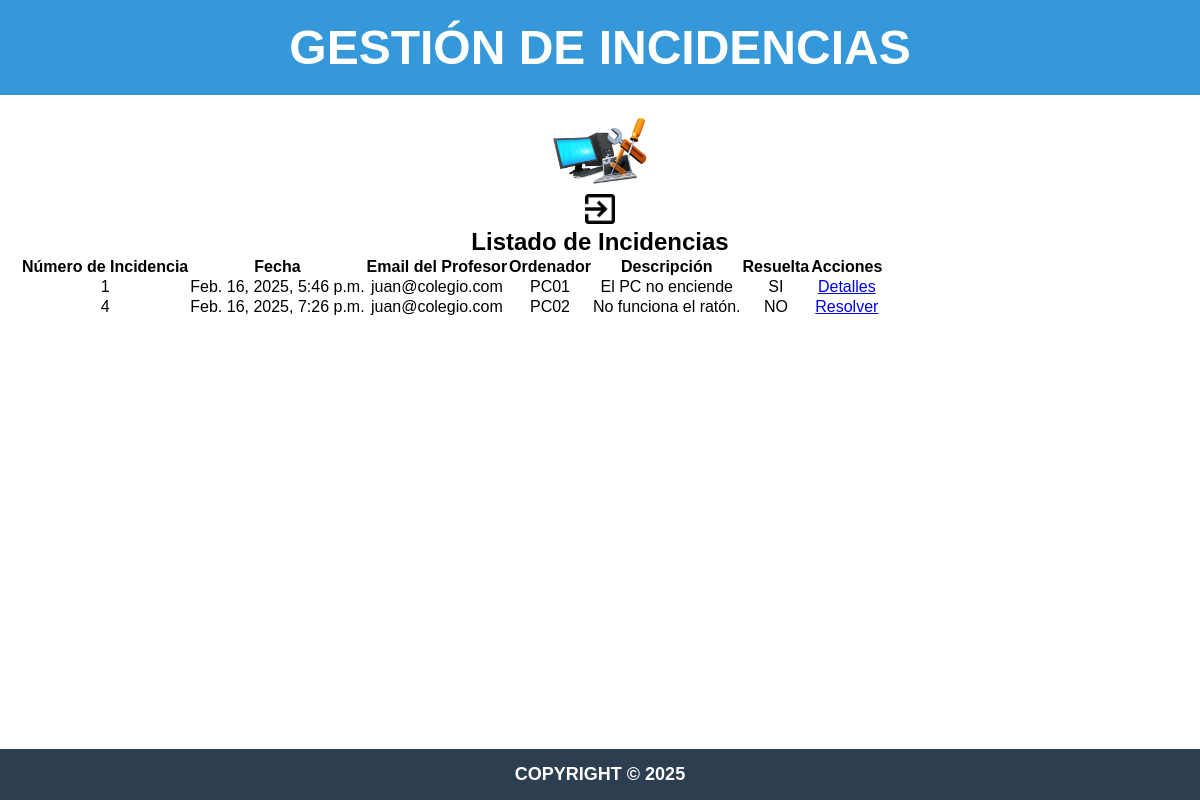
The page /tecnico/tecnico1@colegio.com/ on the database its author committed.
### gestion_inc/models.py (models this page shows)
class Incidencia(models.Model):
    numero = models.AutoField(primary_key=True)
    fecha = models.DateTimeField(auto_now_add=True)
    laboratorio = models.ForeignKey(Laboratorio, on_delete=models.CASCADE)
    numero_ordenador = models.CharField(max_length = 10)
    descripcion = models.TextField()
    profesor = models.ForeignKey(Profesor, on_delete = models.CASCADE)
    resuelta = models.BooleanField(default=False)

class Profesor(models.Model):
    nombre_completo = models.CharField(max_length=50)
    email = models.EmailField(max_length=50, primary_key=True)
    password = models.CharField(max_length=50)
    laboratorio = models.ForeignKey(Laboratorio, on_delete=models.SET_NULL, null=True, blank=True)
    '''
        on_delete=models.SET_NULL	Si el laboratorio se borra, este campo se pone en NULL.
        null=True	Permite que el campo almacene valores NULL en la base de datos.
        blank=True	Permite que el campo se deje en blanco en formularios de Django.
    '''

### gestion_inc/views.py (the view)
# urls.py: path('tecnico/<str:email>/', views.Tecnico_View, name='tecnico'),
def Tecnico_View(request, email):
    tecnico = Profesor.objects.get(email=email)
    incidencias = Incidencia.objects.filter(laboratorio=tecnico.laboratorio)
    return render(request, 'gestion_inc/tecnico.html', {'incidencias': incidencias, 'email': email})

### gestion_inc/templates/gestion_inc/tecnico.html
{% extends "gestion_inc/base.html" %}
{% load static %}
{% block content %}
<div class="card p-4 shadow-lg">
    <div class="salir-container">
        <a href="{% url 'login' %}">
            <img src="{% static 'imagenes/exit.png' %}" alt="Salir" class="salir-img"  style="width:30px">
        </a>
    </div>
    <h2 class="text-center">Listado de Incidencias</h2>
    <table class="table table-bordered">
        <thead>
            <tr>
                <th>Número de Incidencia</th>
                <th>Fecha</th>
                <th>Email del Profesor</th>
                <th>Ordenador</th>
                <th>Descripción</th>
                <th>Resuelta</th>
                <th>Acciones</th>
            </tr>
        </thead>
        <tbody>
            {% for incidencia in incidencias %}
            <tr>
                <td>{{ incidencia.numero }}</td>
                <td>{{ incidencia.fecha }}</td>
                <td>{{ incidencia.profesor.email }}</td>
                <td>{{ incidencia.numero_ordenador }}</td>
                <td>{{ incidencia.descripcion }}</td>
                <td>
                    {% if incidencia.resuelta %}
                        <span class="badge badge-success">SI</span>
                    {% else %}
                        <span class="badge badge-danger">NO</span>
                    {% endif %}
                </td>
                <td>
                    {% if incidencia.resuelta %}
                        <a href="{% url 'detalles_incidencia' incidencia.numero %}" class="btn btn-info">Detalles</a>
                    {% else %}
                        <a href="{% url 'resolver_incidencia' incidencia.numero %}" class="btn btn-warning">Resolver</a>
                    {% endif %}
                </td>
            </tr>
            {% empty %}
            <tr>
                <td colspan="7" class="text-center">No hay incidencias asignadas a este laboratorio.</td>
            </tr>
            {% endfor %}
        </tbody>
    </table>
</div>
{% endblock %}

### gestion_inc/static/css/styles.css (style rules this page uses)
* { margin: 0; padding: 0; box-sizing: border-box; }
body { font-family: Arial, sans-serif; display: flex; flex-direction: column; min-height: 100vh; }

### rows shown on the page
Incidencia: numero "1", fecha "Feb. 16, 2025, 5:46 p.m.", profesor.email "juan@colegio.com", numero_ordenador "PC01", descripcion "El PC no enciende", resuelta "SI"
Incidencia: numero "4", fecha "Feb. 16, 2025, 7:26 p.m.", profesor.email "juan@colegio.com", numero_ordenador "PC02", descripcion "No funciona el ratón.", resuelta "NO"
